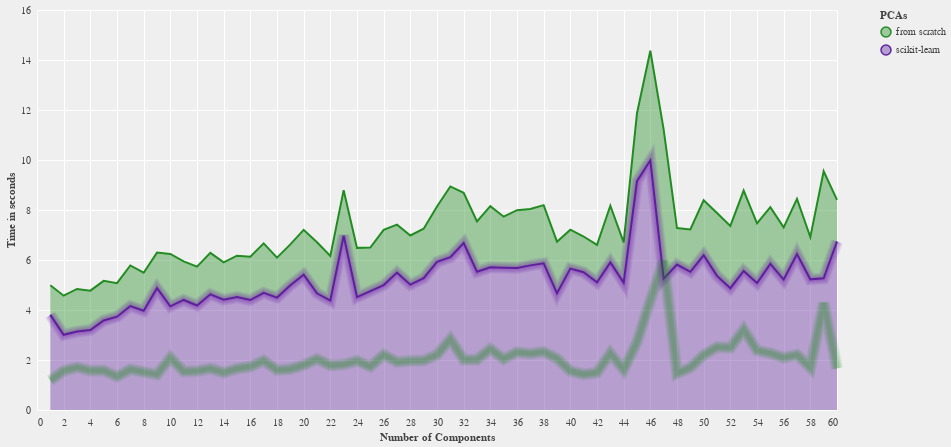

This figure's notebook cell:
### Markdown cell above
## PCAs' <ins>transformation</ins> time

### Code cell
alt.renderers.enable('default'); plotter(data, "pca_time", ("Number of Components", "Time in seconds", "PCAs"))

### Figure 1 — Vega-Lite specification as saved in the notebook (floating-point values rounded to 4 significant figures)
{"config": {"view": {"continuousWidth": 800, "continuousHeight": 400}, "background": "#efefef", "axis": {"gridColor": "#ffffff", "domainColor": null, "tickColor": null, "labelColor": "#444444", "titleColor": "#444444"}, "legend": {"labelColor": "#444444", "titleColor": "#444444"}, "range": {"category": ["#228C22", "#5f249f", "#FF0000", "#ffff00", "#00FFFF", "#000000", "#FFFFFF"]}, "area": {"line": true, "fillOpacity": 0.4}, "line": {"strokeWidth": 2}}, "layer": [{"mark": "area", "encoding": {"color": {"type": "nominal", "field": "z", "title": "PCAs"}, "x": {"type": "quantitative", "axis": {"tickMinStep": 1}, "field": "x", "title": "Number of Components"}, "y": {"type": "quantitative", "field": "y", "title": "Time in seconds"}}}, {"layer": [{"mark": {"type": "line", "opacity": 0.05, "strokeWidth": 3.05}, "encoding": {"color": {"type": "nominal", "field": "z", "title": "PCAs"}, "x": {"type": "quantitative", "axis": {"tickMinStep": 1}, "field": "x", "title": "Number of Components"}, "y": {"type": "quantitative", "field": "y", "title": "Time in seconds"}}}, {"mark": {"type": "line", "opacity": 0.05, "strokeWidth": 4.1}, "encoding": {"color": {"type": "nominal", "field": "z", "title": "PCAs"}, "x": {"type": "quantitative", "axis": {"tickMinStep": 1}, "field": "x", "title": "Number of Components"}, "y": {"type": "quantitative", "field": "y", "title": "Time in seconds"}}}, {"mark": {"type": "line", "opacity": 0.05, "strokeWidth": 5.15}, "encoding": {"color": {"type": "nominal", "field": "z", "title": "PCAs"}, "x": {"type": "quantitative", "axis": {"tickMinStep": 1}, "field": "x", "title": "Number of Components"}, "y": {"type": "quantitative", "field": "y", "title": "Time in seconds"}}}, {"mark": {"type": "line", "opacity": 0.05, "strokeWidth": 6.2}, "encoding": {"color": {"type": "nominal", "field": "z", "title": "PCAs"}, "x": {"type": "quantitative", "axis": {"tickMinStep": 1}, "field": "x", "title": "Number of Components"}, "y": {"type": "quantitative", "field": "y", "title": "Time in seconds"}}}, {"mark": {"type": "line", "opacity": 0.05, "strokeWidth": 7.25}, "encoding": {"color": {"type": "nominal", "field": "z", "title": "PCAs"}, "x": {"type": "quantitative", "axis": {"tickMinStep": 1}, "field": "x", "title": "Number of Components"}, "y": {"type": "quantitative", "field": "y", "title": "Time in seconds"}}}, {"mark": {"type": "line", "opacity": 0.05, "strokeWidth": 8.3}, "encoding": {"color": {"type": "nominal", "field": "z", "title": "PCAs"}, "x": {"type": "quantitative", "axis": {"tickMinStep": 1}, "field": "x", "title": "Number of Components"}, "y": {"type": "quantitative", "field": "y", "title": "Time in seconds"}}}, {"mark": {"type": "line", "opacity": 0.05, "strokeWidth": 9.35}, "encoding": {"color": {"type": "nominal", "field": "z", "title": "PCAs"}, "x": {"type": "quantitative", "axis": {"tickMinStep": 1}, "field": "x", "title": "Number of Components"}, "y": {"type": "quantitative", "field": "y", "title": "Time in seconds"}}}, {"mark": {"type": "line", "opacity": 0.05, "strokeWidth": 10.4}, "encoding": {"color": {"type": "nominal", "field": "z", "title": "PCAs"}, "x": {"type": "quantitative", "axis": {"tickMinStep": 1}, "field": "x", "title": "Number of Components"}, "y": {"type": "quantitative", "field": "y", "title": "Time in seconds"}}}, {"mark": {"type": "line", "opacity": 0.05, "strokeWidth": 11.45}, "encoding": {"color": {"type": "nominal", "field": "z", "title": "PCAs"}, "x": {"type": "quantitative", "axis": {"tickMinStep": 1}, "field": "x", "title": "Number of Components"}, "y": {"type": "quantitative", "field": "y", "title": "Time in seconds"}}}, {"mark": {"type": "line", "opacity": 0.05, "strokeWidth": 12.5}, "encoding": {"color": {"type": "nominal", "field": "z", "title": "PCAs"}, "x": {"type": "quantitative", "axis": {"tickMinStep": 1}, "field": "x", "title": "Number of Components"}, "y": {"type": "quantitative", "field": "y", "title": "Time in seconds"}}}]}], "data": {"name": "data-529951aa7769810dd8d27bf716fc1317"}, "$schema": "https://vega.github.io/schema/vega-lite/v4.8.1.json", "datasets": {"data-529951aa7769810dd8d27bf716fc1317": [{"x": 1, "y": 1.182, "z": "from scratch"}, {"x": 1, "y": 3.806, "z": "scikit-learn"}, {"x": 2, "y": 1.564, "z": "from scratch"}, {"x": 2, "y": 3.008, "z": "scikit-learn"}, {"x": 3, "y": 1.707, "z": "from scratch"}, {"x": 3, "y": 3.136, "z": "scikit-learn"}, {"x": 4, "y": 1.572, "z": "from scratch"}, {"x": 4, "y": 3.201, "z": "scikit-learn"}, {"x": 5, "y": 1.584, "z": "from scratch"}, {"x": 5, "y": 3.583, "z": "scikit-learn"}, {"x": 6, "y": 1.339, "z": "from scratch"}, {"x": 6, "y": 3.733, "z": "scikit-learn"}, {"x": 7, "y": 1.623, "z": "from scratch"}, {"x": 7, "y": 4.159, "z": "scikit-learn"}, {"x": 8, "y": 1.519, "z": "from scratch"}, {"x": 8, "y": 3.971, "z": "scikit-learn"}, {"x": 9, "y": 1.42, "z": "from scratch"}, {"x": 9, "y": 4.875, "z": "scikit-learn"}, {"x": 10, "y": 2.095, "z": "from scratch"}, {"x": 10, "y": 4.146, "z": "scikit-learn"}, {"x": 11, "y": 1.546, "z": "from scratch"}, {"x": 11, "y": 4.402, "z": "scikit-learn"}, {"x": 12, "y": 1.556, "z": "from scratch"}, {"x": 12, "y": 4.18, "z": "scikit-learn"}, {"x": 13, "y": 1.658, "z": "from scratch"}, {"x": 13, "y": 4.628, "z": "scikit-learn"}, {"x": 14, "y": 1.494, "z": "from scratch"}, {"x": 14, "y": 4.41, "z": "scikit-learn"}, {"x": 15, "y": 1.657, "z": "from scratch"}, {"x": 15, "y": 4.515, "z": "scikit-learn"}, {"x": 16, "y": 1.735, "z": "from scratch"}, {"x": 16, "y": 4.398, "z": "scikit-learn"}, {"x": 17, "y": 1.979, "z": "from scratch"}, {"x": 17, "y": 4.689, "z": "scikit-learn"}, {"x": 18, "y": 1.597, "z": "from scratch"}, {"x": 18, "y": 4.497, "z": "scikit-learn"}, {"x": 19, "y": 1.637, "z": "from scratch"}, {"x": 19, "y": 4.989, "z": "scikit-learn"}, {"x": 20, "y": 1.798, "z": "from scratch"}, {"x": 20, "y": 5.409, "z": "scikit-learn"}, {"x": 21, "y": 2.042, "z": "from scratch"}, {"x": 21, "y": 4.668, "z": "scikit-learn"}, {"x": 22, "y": 1.783, "z": "from scratch"}, {"x": 22, "y": 4.379, "z": "scikit-learn"}, {"x": 23, "y": 1.822, "z": "from scratch"}, {"x": 23, "y": 6.972, "z": "scikit-learn"}, {"x": 24, "y": 1.967, "z": "from scratch"}, {"x": 24, "y": 4.518, "z": "scikit-learn"}, {"x": 25, "y": 1.738, "z": "from scratch"}, {"x": 25, "y": 4.758, "z": "scikit-learn"}, {"x": 26, "y": 2.209, "z": "from scratch"}, {"x": 26, "y": 4.996, "z": "scikit-learn"}, {"x": 27, "y": 1.92, "z": "from scratch"}, {"x": 27, "y": 5.495, "z": "scikit-learn"}, {"x": 28, "y": 1.968, "z": "from scratch"}, {"x": 28, "y": 5.014, "z": "scikit-learn"}, {"x": 29, "y": 1.979, "z": "from scratch"}, {"x": 29, "y": 5.273, "z": "scikit-learn"}, {"x": 30, "y": 2.209, "z": "from scratch"}, {"x": 30, "y": 5.929, "z": "scikit-learn"}, {"x": 31, "y": 2.831, "z": "from scratch"}, {"x": 31, "y": 6.111, "z": "scikit-learn"}, {"x": 32, "y": 2.012, "z": "from scratch"}, {"x": 32, "y": 6.677, "z": "scikit-learn"}, {"x": 33, "y": 2.011, "z": "from scratch"}, {"x": 33, "y": 5.533, "z": "scikit-learn"}, {"x": 34, "y": 2.447, "z": "from scratch"}, {"x": 34, "y": 5.707, "z": "scikit-learn"}, {"x": 35, "y": 2.038, "z": "from scratch"}, {"x": 35, "y": 5.695, "z": "scikit-learn"}, {"x": 36, "y": 2.314, "z": "from scratch"}, {"x": 36, "y": 5.678, "z": "scikit-learn"}, {"x": 37, "y": 2.255, "z": "from scratch"}, {"x": 37, "y": 5.785, "z": "scikit-learn"}, {"x": 38, "y": 2.328, "z": "from scratch"}, {"x": 38, "y": 5.867, "z": "scikit-learn"}, {"x": 39, "y": 2.058, "z": "from scratch"}, {"x": 39, "y": 4.674, "z": "scikit-learn"}, {"x": 40, "y": 1.557, "z": "from scratch"}, {"x": 40, "y": 5.657, "z": "scikit-learn"}, {"x": 41, "y": 1.426, "z": "from scratch"}, {"x": 41, "y": 5.513, "z": "scikit-learn"}, {"x": 42, "y": 1.498, "z": "from scratch"}, {"x": 42, "y": 5.107, "z": "scikit-learn"}, {"x": 43, "y": 2.266, "z": "from scratch"}, {"x": 43, "y": 5.903, "z": "scikit-learn"}, {"x": 44, "y": 1.613, "z": "from scratch"}, {"x": 44, "y": 5.093, "z": "scikit-learn"}, {"x": 45, "y": 2.715, "z": "from scratch"}, {"x": 45, "y": 9.156, "z": "scikit-learn"}, {"x": 46, "y": 4.385, "z": "from scratch"}, {"x": 46, "y": 9.987, "z": "scikit-learn"}, {"x": 47, "y": 5.958, "z": "from scratch"}, {"x": 47, "y": 5.256, "z": "scikit-learn"}, {"x": 48, "y": 1.462, "z": "from scratch"}, {"x": 48, "y": 5.817, "z": "scikit-learn"}, {"x": 49, "y": 1.695, "z": "from scratch"}, {"x": 49, "y": 5.528, "z": "scikit-learn"}, {"x": 50, "y": 2.201, "z": "from scratch"}, {"x": 50, "y": 6.189, "z": "scikit-learn"}, {"x": 51, "y": 2.519, "z": "from scratch"}, {"x": 51, "y": 5.365, "z": "scikit-learn"}, {"x": 52, "y": 2.488, "z": "from scratch"}, {"x": 52, "y": 4.873, "z": "scikit-learn"}, {"x": 53, "y": 3.215, "z": "from scratch"}, {"x": 53, "y": 5.564, "z": "scikit-learn"}, {"x": 54, "y": 2.382, "z": "from scratch"}, {"x": 54, "y": 5.081, "z": "scikit-learn"}, {"x": 55, "y": 2.269, "z": "from scratch"}, {"x": 55, "y": 5.848, "z": "scikit-learn"}, {"x": 56, "y": 2.09, "z": "from scratch"}, {"x": 56, "y": 5.216, "z": "scikit-learn"}, {"x": 57, "y": 2.211, "z": "from scratch"}, {"x": 57, "y": 6.235, "z": "scikit-learn"}, {"x": 58, "y": 1.695, "z": "from scratch"}, {"x": 58, "y": 5.227, "z": "scikit-learn"}, {"x": 59, "y": 4.278, "z": "from scratch"}, {"x": 59, "y": 5.27, "z": "scikit-learn"}, {"x": 60, "y": 1.663, "z": "from scratch"}, {"x": 60, "y": 6.74, "z": "scikit-learn"}]}}
